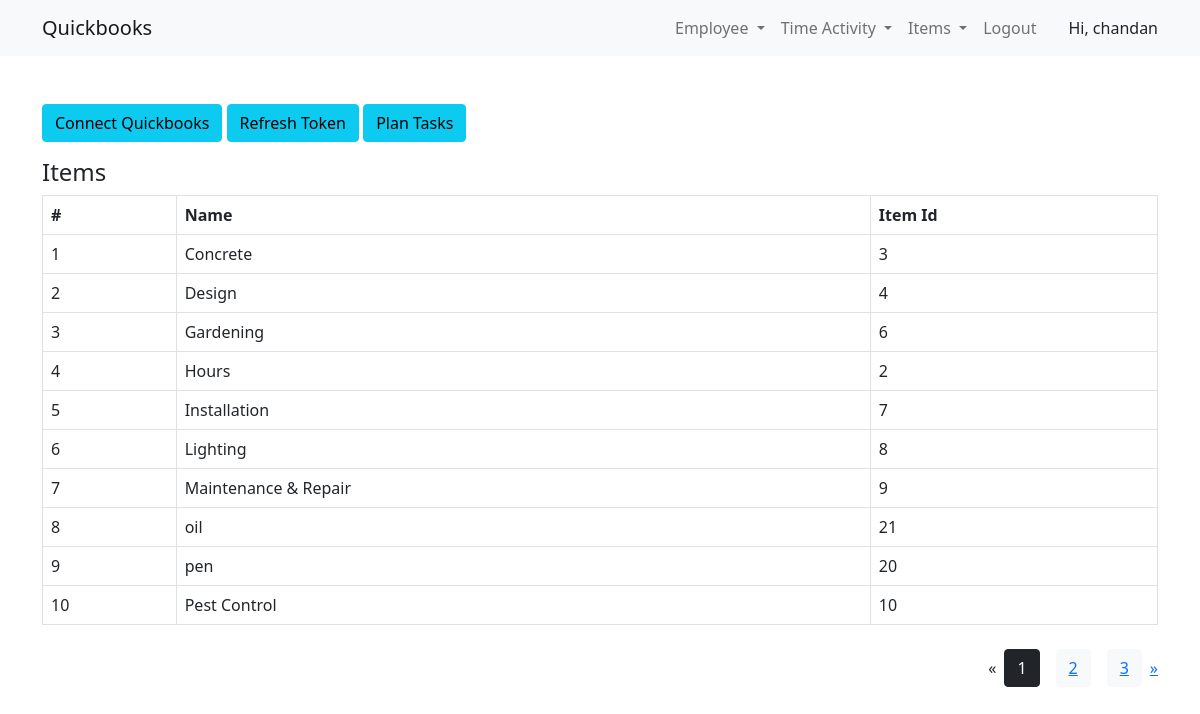
The page /item (signed in) on the database its author committed.
### App/models.py (models this page shows, shortened)
class Item(models.Model):
    name = models.CharField(max_length=50)
    item_id = models.IntegerField()

### App/views.py (the view)
# urls.py: path('item', views.items),
@login_required(login_url='login')
def items(request):
    data = models.Item.objects.all()
    paginator = Paginator(data, 10) # Show 25 contacts per page.
    page_number = request.GET.get('page')
    data = paginator.get_page(page_number)
    context = {
        'data': data
    }
    return render(request, 'items.html', context=context)

### App/templates/items.html
{% extends 'base.html' %}
{% block content %}
<div class='flex-row'>
<h4 class = "mt-3">Items</h4>
    <table class="table table-bordered">
        <thead >
            <tr>
                <th>#</th>
                <th>Name</th>
                <th>Item Id</th>
            </tr>
        </thead>
    <tbody>
                        {% for items in data %}
                        <tr>
                        <td>{{forloop.counter}}</td>
                        <td>{{items.name}}</td>
                        <td>{{items.item_id}}</td>
                        </tr>
                        {% endfor %}
    </tbody>
    </table>
    {% if data.has_other_pages %}
  <ul class="pagination justify-content-end align-items-center">
    {% if data.has_previous %}
      <li><a href="?page={{ data.previous_page_number }}">&laquo;</a></li>
    {% else %}
      <li class="disabled"><span>&laquo;</span></li>
    {% endif %}
    {% for i in data.paginator.page_range %}
      {% if data.number == i %}
        <li class="btn btn-dark m-2"><span>{{ i }} </span></li>
      {% else %}
        <li class="btn btn-light m-2"><a href="?page={{ i }}">{{ i }}</a></li>
      {% endif %}
    {% endfor %}
    {% if data.has_next %}
      <li><a href="?page={{ data.next_page_number }}">&raquo;</a></li>
    {% else %}
      <li class="disabled"><span>&raquo;</span></li>
    {% endif %}
  </ul>
{% endif %}
</div>
{%endblock%}

### App/templates/base.html (shortened to what this page needs)
<html lang="en">
{% load static %}
  <head>
    <link href="https://cdn.jsdelivr.net/npm/bootstrap@5.0.1/dist/css/bootstrap.min.css" rel="stylesheet">
  </head>
  <body>
<nav class="navbar navbar-expand-lg navbar-light bg-light">
  <div class="container">
    <a class="navbar-brand" href="/home">Quickbooks</a>
    <div class="collapse navbar-collapse" id="navbarNav">
      <ul class="navbar-nav ml-auto" style="margin-left : auto" >
        {% if request.user.is_authenticated %}
        <li class="nav-item dropdown">
        <a class="nav-link dropdown-toggle" id="navbarDropdown" role="button" data-toggle="dropdown" aria-haspopup="true" aria-expanded="false">
          Employee
        </a>
      </li>
        <li class="nav-item dropdown">
        <a class="nav-link dropdown-toggle" id="navbarDropdown" role="button" data-toggle="dropdown" aria-haspopup="true" aria-expanded="false">
          Time Activity
        </a>
      </li>
       <li class="nav-item dropdown">
        <a class="nav-link dropdown-toggle" id="navbarDropdown" role="button" data-toggle="dropdown" aria-haspopup="true" aria-expanded="false">
          Items
        </a>
      </li>
      {% endif %}
      {% if request.user.is_authenticated %}
        <li class="nav-item">
          <a class="nav-link" href="/logout">Logout</a>
        </li>
        <li class="nav-item font-weight-bold pt-2 ps-4">
          Hi, {{request.user.username}}
        </li>
        {% endif %}
      </ul>
    </div>
  </div>
</nav>
{% if request.user.is_authenticated %}
<div class='container mt-5'>
<a href="/" type="button" class="btn btn-info" role="button">Connect Quickbooks</a>
<a href="refreshToken" type="button" class="btn btn-info" role="button">Refresh Token</a>
<a href="/todo" type="button" class="btn btn-info" role="button">Plan Tasks</a>
</div>
{% endif %}
<div class='container'>
{% block content %}
{% endblock %}
</div>
</body>
</html>

### rows shown on the page
Item: name "Concrete", item_id "3"
Item: name "Design", item_id "4"
Item: name "Gardening", item_id "6"
Item: name "Hours", item_id "2"
Item: name "Installation", item_id "7"
Item: name "Lighting", item_id "8"
Item: name "Maintenance & Repair", item_id "9"
Item: name "oil", item_id "21"
Item: name "pen", item_id "20"
Item: name "Pest Control", item_id "10"

### other values the page prints
{{ request.user.username }} "chandan"
{{ i }} "1"
{{ i }} "2" "3"
